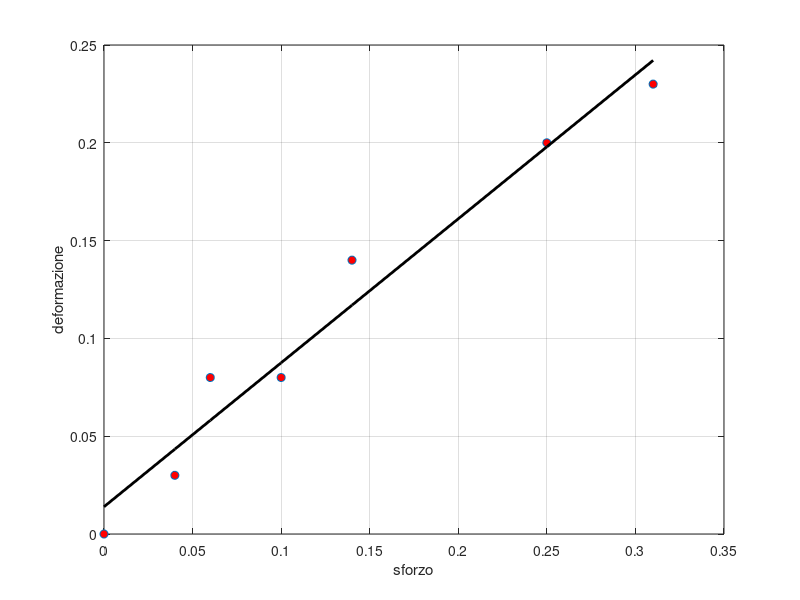

Recreate this plot in MATLAB.
clear
close all
clc

%% dati problema vertebre minimi quadrati
x =[0;0.04;0.06;0.10;0.14;0.25;0.31];   %sforzo
y =[0;0.03;0.08;0.08;0.14;0.20;0.23];   %deformazione

sigma= 0.2 % valore da stimare dopo aver trovato la retta dei minimi quadrati

% cerco un polinomio di grado 1
% g(x,a)=a1x+a2
% dove x=sigma

%% utilizzo la tecnica dei minimi quadrati
% devo costruire la matrice
m=length(x);    % numero dei dati
n=2;            % numero di incognite del problema 
% = numero di coefficienti da calcolare
X=[x, ones(m,1)];

% % devo risolvere X'X b= X' y con fattorizzazione QR
% [Q,R]=qr(X) % guarda output
% 
% % devo estrarre R tilde e Q tilde
% Rtilde=R(1:n,:);  % triangolare superiore
% Qtilde=Q(:,1:n);
% 
% a=sost_indietro(Rtilde, Qtilde'*y) 
% a=Rtilde\(Qtilde'*y)

% risolvo invece con MAtlab

a=X\y

% a =
%    7.3612e-01
%    1.3928e-02

% a contiene i coefficienti della retta di regressione che approssima i
% dati nel senso dei minimi quadrati

%% rappresento i dati e la loro interpolazione lineare
figure(1)
plot(x,y,'o','MarkerFaceColor','r')

xlabel('sforzo')
ylabel('deformazione')
grid on


yr=polyval(a,x); 
% valuta il polinomio di coefficienti memoizzati in a
% nei punti di ascissa x

hold on
plot(x,yr,'LineWidth',2,'Color','k')



%% voglio calcolare la deformazione corrispondente allo sforzo sigma=0.2

ynew=polyval(a,sigma)
% ynew=a_1*0.2+a_2


% ynew =
%    1.6115e-01
